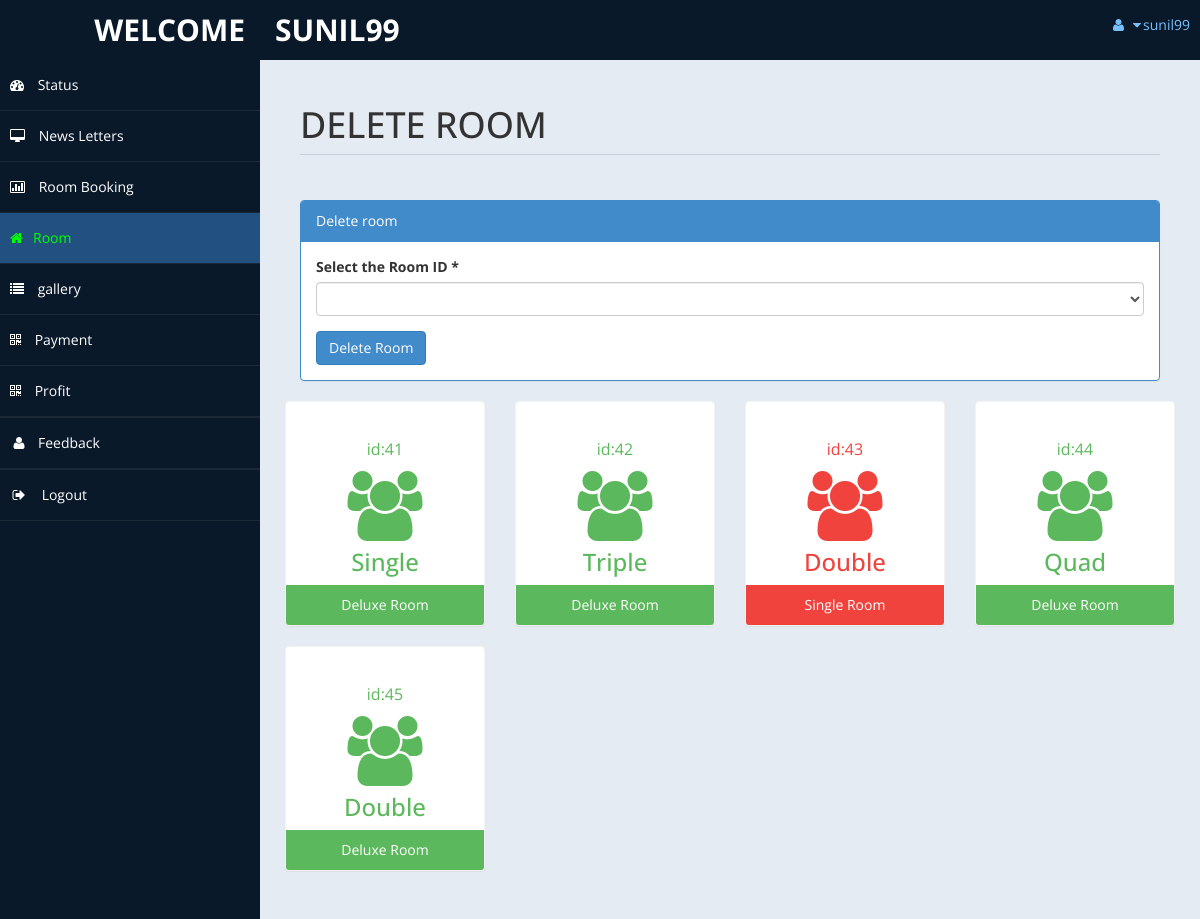
The app's page /homestay/admin/roomdel.php (signed in) with its own data.
### tables this page shows
CREATE TABLE `room` (
  `id` int(10) UNSIGNED NOT NULL,
  `type` varchar(15) DEFAULT NULL,
  `bedding` varchar(10) DEFAULT NULL,
  `place` varchar(10) DEFAULT NULL,
  `price` int(11) NOT NULL,
  `no_of_room` int(11) NOT NULL,
  `cusid` int(11) DEFAULT NULL,
  `H_id` int(11) NOT NULL,
  `owner` varchar(65) NOT NULL
);

### homestay/admin/lib/fetch_data.php (called while the page is built, shortened)
<?php
function gethomestayid(){
	require("../db.php");
	$owner=$_SESSION['user'];
	$sql="SELECT * FROM homestay_info where owner_name='$owner';";
	if ($result=mysqli_query($con,$sql))
	{
		$rowcount=mysqli_num_rows($result);
		if ($rowcount==0) {
			echo 'No homestay information found!!';
		}else{
		foreach ($result as $id) {
			return $id['id'];
		}}
	}
}

### homestay/admin/roomdel.php (the view, shortened to what this page needs)
<?php
include('db.php');
include 'lib/fetch_data.php';
 $h_id=gethomestayid();
$rsql ="select id from room where H_id=$h_id";
$rre=mysqli_query($con,$rsql);
?>
<!DOCTYPE html>
<html xmlns="http://www.w3.org/1999/xhtml">
<head>
    <link href="assets/css/bootstrap.css" rel="stylesheet" />
    <link href="assets/css/font-awesome.css" rel="stylesheet" />
    <link href="assets/css/custom-styles.css" rel="stylesheet" />
</head>
<body>
    <div id="wrapper">
              <?php require'nav.php'; ?>
        <nav class="navbar-default navbar-side" role="navigation">
            <div class="sidebar-collapse">
                <ul class="nav" id="main-menu">
                    <li>
                        <a class="" href="home.php"><i class="fa fa-dashboard"></i> Status</a>
                    </li>
                    <li>
                        <a href="http://localhost/project_hstay_selected/homestay/admin/messages.php"><i class="fa fa-desktop"></i> News Letters</a>
                    </li>
                    <li>
                        <a href="roombook.php"><i class="fa fa-bar-chart-o"></i> Room Booking</a>
                    </li>
                    <li  >
                        <a style ="background-color:#225081!important;color:lime;" class="nav-link "><i class="fa fa-home"></i>Room</a>
                    <li>
                        <a href="gallery.php"><i class="fa fa-list"></i> gallery</a>
                    </li><li>
                        <a href="payment.php"><i class="fa fa-qrcode"></i> Payment</a>
                    </li>
                    <li>
                        <a  href="profit.php"><i class="fa fa-qrcode"></i> Profit</a>
                    </li> <li class="divider"></li>
                     <li><a href="feedback.php"><i class="fa fa-user fa-fw"></i>Feedback</a>
                        </li>
                        <li class="divider"></li>
                    <li>
                        <a href="test/logout.php"><i class="fa fa-sign-out fa-fw"></i> Logout</a>
                    </li>
                    </ul>
            </div>
        </nav>
        <div id="page-wrapper" >
            <div id="page-inner">
			 <div class="row">
                    <div class="col-md-12">
                        <h1 class="page-header">
                           DELETE ROOM <small></small>
                        </h1>
                    </div>
                </div>
            <div class="row">
                <div class="col-md-12 col-sm-12">
                    <div class="panel panel-primary">
                        <div class="panel-heading">
                           Delete room
                        </div>
                        <div class="panel-body">
						<form name="form" method="post">
                            <div class="form-group">
                                            <label>Select the Room ID *</label>
                                            <select name="id"  class="form-control" required>
												<option value selected ></option>
												<?php
												while($rrow=mysqli_fetch_array($rre))
												{
												$value = $rrow['id'];
												 echo '<option value="'.$value.'">'.$value.'</option>';
												}
												?>
                                            </select>
                              </div>
							 <input type="submit" name="del" value="Delete Room" class="btn btn-primary">
							</form>
                        </div>
                    </div>
                </div>
           <?php
						include ('db.php');
						$sql = "select * from room where H_id=$h_id";
						$re = mysqli_query($con,$sql);
				?>
                <div class="row">
				<?php
                $rowcounting = mysqli_num_rows($re);
                if ($rowcounting==0){
                    echo ' no rooms found';
                }
                else{
										while($row= mysqli_fetch_array($re))
										{
												$id = $row['type'];
											 if ($id == "Deluxe Room")
											{
												echo"<div class='col-md-3 col-sm-12 col-xs-12'>
													<div class='panel panel-primary text-center no-boder bg-color-green'>
														<div class='panel-body'>
															<p>id:".$row['id']."</p><i class='fa fa-users fa-5x'></i>
															<h3>".$row['bedding']."</h3>
														</div>
														<div class='panel-footer back-footer-green'>
															".$row['type']."
														</div>
													</div>
												</div>";
											}
											else if($id =="Single Room")
											{
												echo"<div class='col-md-3 col-sm-12 col-xs-12'>
													<div class='panel panel-primary text-center no-boder bg-color-red'>
														<div class='panel-body'>
															<p>id:".$row['id']."</p><i class='fa fa-users fa-5x'></i>
															<h3>".$row['bedding']."</h3>
														</div>
														<div class='panel-footer back-footer-red'>
															".$row['type']."
														</div>
													</div>
												</div>";
											}
										}
                                    }
									?>
                </div>
					</div>
            </div>
        </div>
</body>
</html>

### homestay/admin/assets/css/custom-styles.css (style rules this page uses)
body { font-family: 'Open Sans', sans-serif; }
#wrapper { width: 100%; background:#09192A; }
#page-wrapper { padding: 15px 15px; min-height: 600px; background:#E5EBF2; }
#page-inner { width:100%; margin:10px 20px 10px 0px; background-color:transparent; padding:10px; min-height:1200px; }
.text-center { text-align:center; }
.no-boder { border:1px solid #f3f3f3; }
h1, .h1, h2, .h2, h3, .h3 { margin-top: 7px; margin-bottom: -5px; }
p { font-size:16px; line-height:25px; padding-top:20px; }
.page-header { padding-bottom: 9px; margin: 10px 0 45px; border-bottom: 1px solid #C7D1DD; }
.bg-color-green { background-color: #fff; color: #5cb85c; }
.bg-color-red { background-color: #fff; color:#F0433D; }
.back-footer-green { background-color: #5cb85c; color:#fff; border-top: 0px solid #fff; }
.back-footer-red { background-color: #F0433D; color:#fff; border-top: 0px solid #fff; }
.sidebar-collapse , .sidebar-collapse .nav { background:none; }
.sidebar-collapse .nav { padding:0; }
.sidebar-collapse .nav > li > a { color:#fff; background:transparent; text-shadow:none; }
.sidebar-collapse > .nav > li > a { padding:15px 10px; }
.sidebar-collapse > .nav > li { border-bottom: 1px solid rgba(107, 108, 109, 0.19); }
.navbar-side { border:none; background-color: transparent; }
.navbar-default { border:0px solid black; }
.nav > li > a > i { margin-right:10px; }
@media (min-width:768px) { #page-wrapper { margin: 0 0 0 260px; padding: 15px 30px; min-height: 1200px; } }
@media (min-width:768px) { .navbar-side { z-index: 1; position: absolute; width: 260px; } }

### records on screen
room: id "41", bedding "Single", type "Deluxe Room"
room: id "42", bedding "Triple", type "Deluxe Room"
room: id "43", bedding "Double", type "Single Room"
room: id "44", bedding "Quad", type "Deluxe Room"
room: id "45", bedding "Double", type "Deluxe Room"

### other values on screen
$_SESSION["user"] "SUNIL99"
$_SESSION["user"] "sunil99"
